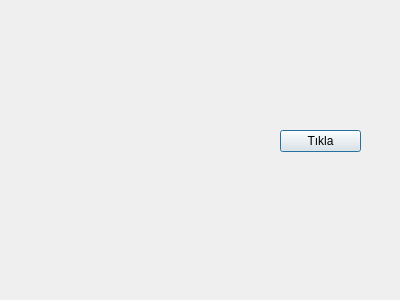
<?xml version="1.0" encoding="UTF-8"?>
<ui version="4.0">
 <class>Dialog</class>
 <widget class="QDialog" name="Dialog">
  <property name="geometry">
   <rect>
    <x>0</x>
    <y>0</y>
    <width>400</width>
    <height>300</height>
   </rect>
  </property>
  <property name="windowTitle">
   <string>Dialog</string>
  </property>
  <widget class="QPushButton" name="pushButton">
   <property name="geometry">
    <rect>
     <x>280</x>
     <y>130</y>
     <width>81</width>
     <height>22</height>
    </rect>
   </property>
   <property name="text">
    <string>Tıkla</string>
   </property>
  </widget>
 </widget>
 <layoutdefault spacing="6" margin="11"/>
 <resources/>
 <connections/>
</ui>
